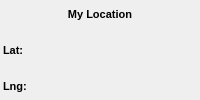
    <widget class="QFrame" name="frmLocation">
     <property name="sizePolicy">
      <sizepolicy hsizetype="Maximum" vsizetype="Maximum">
       <horstretch>0</horstretch>
       <verstretch>0</verstretch>
      </sizepolicy>
     </property>
     <property name="font">
      <font>
       <pointsize>8</pointsize>
       <weight>75</weight>
       <bold>true</bold>
      </font>
     </property>
     <property name="mouseTracking">
      <bool>true</bool>
     </property>
     <property name="toolTip">
      <string>My Location</string>
     </property>
     <property name="autoFillBackground">
      <bool>true</bool>
     </property>
     <layout class="QGridLayout" name="gridLayout_2">
      <property name="leftMargin">
       <number>3</number>
      </property>
      <property name="topMargin">
       <number>3</number>
      </property>
      <property name="rightMargin">
       <number>3</number>
      </property>
      <property name="bottomMargin">
       <number>3</number>
      </property>
      <property name="spacing">
       <number>2</number>
      </property>
      <item row="0" column="0" colspan="2">
       <widget class="QLabel" name="lblLocation">
        <property name="font">
         <font>
          <weight>75</weight>
          <bold>true</bold>
         </font>
        </property>
        <property name="styleSheet">
         <string notr="true">background-color: rgba(0, 0, 0, 0);</string>
        </property>
        <property name="text">
         <string>My Location</string>
        </property>
        <property name="alignment">
         <set>Qt::AlignCenter</set>
        </property>
        <property name="indent">
         <number>0</number>
        </property>
       </widget>
      </item>
      <item row="1" column="0" rowspan="2">
       <widget class="QLabel" name="lblLocationLatLabel">
        <property name="enabled">
         <bool>true</bool>
        </property>
        <property name="font">
         <font>
          <weight>75</weight>
          <bold>true</bold>
         </font>
        </property>
        <property name="styleSheet">
         <string notr="true">background-color: rgba(0, 0, 0, 0);</string>
        </property>
        <property name="frameShape">
         <enum>QFrame::NoFrame</enum>
        </property>
        <property name="frameShadow">
         <enum>QFrame::Sunken</enum>
        </property>
        <property name="lineWidth">
         <number>1</number>
        </property>
        <property name="text">
         <string>Lat:</string>
        </property>
        <property name="textFormat">
         <enum>Qt::AutoText</enum>
        </property>
        <property name="indent">
         <number>0</number>
        </property>
       </widget>
      </item>
      <item row="1" column="1">
       <widget class="QLabel" name="lblLocationLat">
        <property name="sizePolicy">
         <sizepolicy hsizetype="Expanding" vsizetype="Preferred">
          <horstretch>0</horstretch>
          <verstretch>0</verstretch>
         </sizepolicy>
        </property>
        <property name="font">
         <font>
          <weight>75</weight>
          <bold>true</bold>
         </font>
        </property>
        <property name="styleSheet">
         <string notr="true">background-color: rgba(0, 0, 0, 0);</string>
        </property>
        <property name="alignment">
         <set>Qt::AlignLeading|Qt::AlignLeft|Qt::AlignTop</set>
        </property>
        <property name="margin">
         <number>0</number>
        </property>
        <property name="indent">
         <number>0</number>
        </property>
       </widget>
      </item>
      <item row="2" column="1" rowspan="2">
       <widget class="QLabel" name="lblLocationLon">
        <property name="sizePolicy">
         <sizepolicy hsizetype="Expanding" vsizetype="Preferred">
          <horstretch>0</horstretch>
          <verstretch>0</verstretch>
         </sizepolicy>
        </property>
        <property name="font">
         <font>
          <weight>75</weight>
          <bold>true</bold>
         </font>
        </property>
        <property name="styleSheet">
         <string notr="true">background-color: rgba(0, 0, 0, 0);</string>
        </property>
        <property name="frameShadow">
         <enum>QFrame::Sunken</enum>
        </property>
        <property name="indent">
         <number>0</number>
        </property>
       </widget>
      </item>
      <item row="3" column="0">
       <widget class="QLabel" name="lblLocationLonLabel">
        <property name="font">
         <font>
          <weight>75</weight>
          <bold>true</bold>
         </font>
        </property>
        <property name="styleSheet">
         <string notr="true">background-color: rgba(0, 0, 0, 0); </string>
        </property>
        <property name="frameShadow">
         <enum>QFrame::Sunken</enum>
        </property>
        <property name="text">
         <string>Lng:</string>
        </property>
        <property name="indent">
         <number>0</number>
        </property>
       </widget>
      </item>
     </layout>
    </widget>
